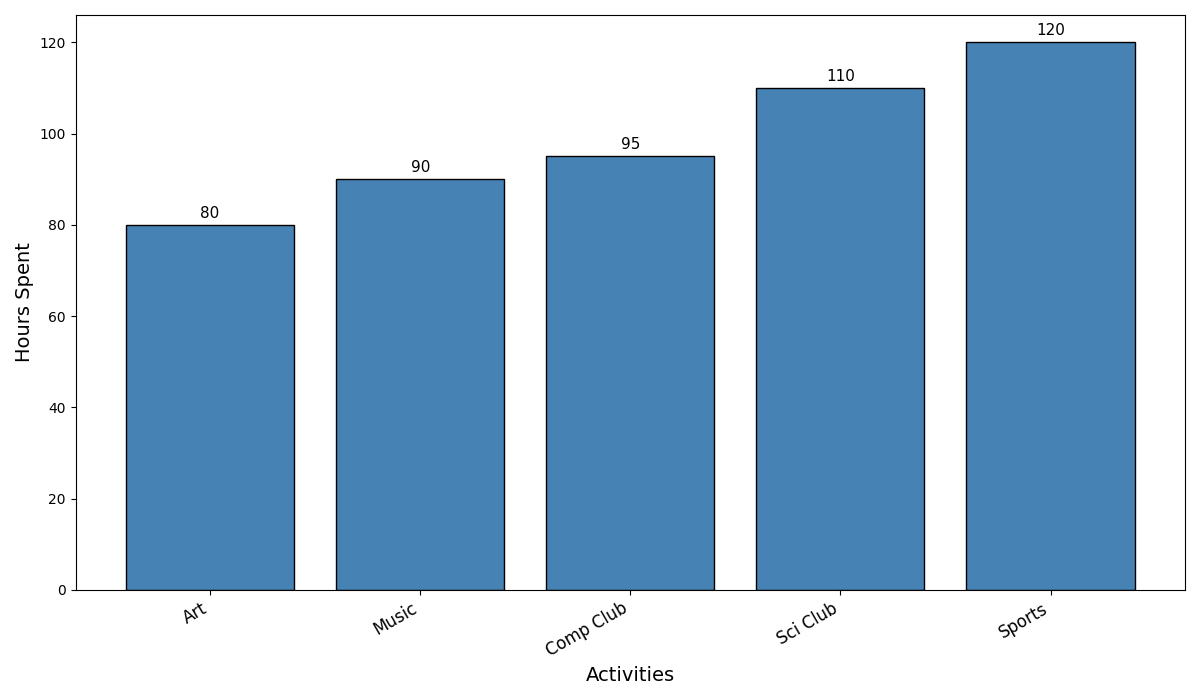

Generate this figure with Python:
import matplotlib.pyplot as plt
import numpy as np

subjects = ["Art", "Music", "Comp Club", "Sci Club", "Sports"]
hours_spent = np.array([80, 90, 95, 110, 120])

fig, ax = plt.subplots(figsize=(12, 7))

bar_positions = np.arange(len(subjects))
bars = ax.bar(bar_positions, hours_spent, color='#4682b4', edgecolor='black', linewidth=1)

ax.set_xlabel('Activities', fontsize=14)
ax.set_ylabel('Hours Spent', fontsize=14)

ax.set_xticks(bar_positions)
ax.set_xticklabels(subjects, rotation=30, ha='right', fontsize=12)

for bar in bars:
    height = bar.get_height()
    ax.annotate(f'{height}', 
                xy=(bar.get_x() + bar.get_width() / 2, height), 
                xytext=(0, 3), 
                textcoords="offset points",
                ha='center', va='bottom', fontsize=11, color='black')

plt.tight_layout()
plt.show()
